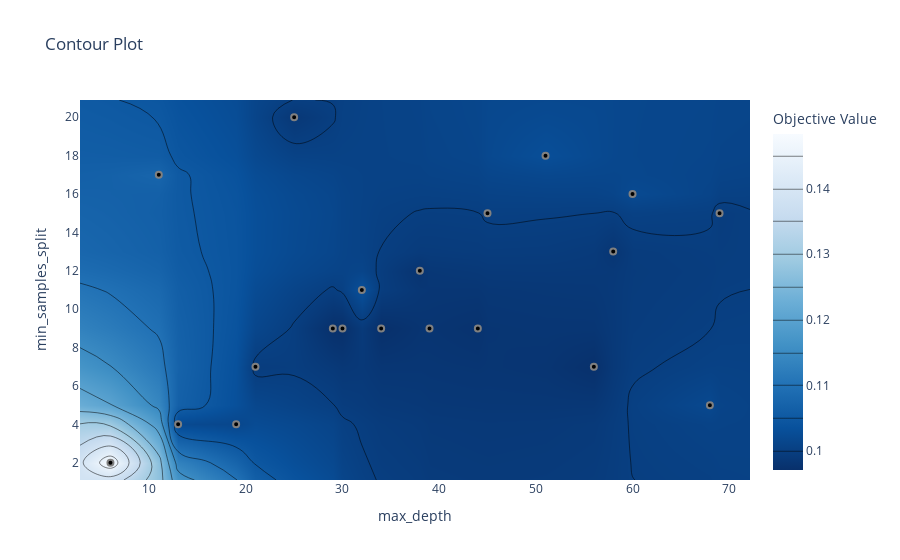

Here is the notebook cell this chart was saved with:
### Code cell
# Plot contour plot
fig_contour = vis.plot_contour(study, params=["min_samples_split", "max_depth"])
fig_contour

### Figure 1 — Plotly figure (JSON) as saved in the notebook; plotly's stock layout.template omitted (floating-point values rounded to 4 significant figures; data arrays with more than 128 entries replaced by an {"elided": "..."} marker saying what was removed)
{"data": [{"colorbar": {"title": {"text": "Objective Value"}}, "colorscale": [[0, "rgb(247,251,255)"], [0.125, "rgb(222,235,247)"], [0.25, "rgb(198,219,239)"], [0.375, "rgb(158,202,225)"], [0.5, "rgb(107,174,214)"], [0.625, "rgb(66,146,198)"], [0.75, "rgb(33,113,181)"], [0.875, "rgb(8,81,156)"], [1, "rgb(8,48,107)"]], "connectgaps": true, "contours": {"coloring": "heatmap"}, "hoverinfo": "none", "line": {"smoothing": 1.3}, "reversescale": true, "type": "contour", "x": [2.85, 6, 11, 13, 19, 21, 25, 29, 30, 32, 34, 38, 39, 44, 45, 51, 56, 58, 60, 68, 69, 72.15], "y": [1.1, 2, 4, 5, 7, 9, 11, 12, 13, 15, 16, 17, 18, 20, 20.9], "z": {"elided": "15x22 float values"}}, {"marker": {"color": "black", "line": {"color": "Gray", "width": 2}}, "mode": "markers", "name": "Feasible Trial", "showlegend": false, "type": "scatter", "x": [58, 19, 45, 68, 13, 56, 51, 69, 60, 11, 34, 29, 30, 32, 39, 25, 38, 21, 44, 6], "y": [13, 4, 15, 5, 4, 7, 18, 15, 16, 17, 9, 9, 9, 11, 9, 20, 12, 7, 9, 2]}, {"marker": {"color": "#cccccc", "line": {"color": "Gray", "width": 2}}, "mode": "markers", "name": "Infeasible Trial", "showlegend": false, "type": "scatter", "x": [], "y": []}], "layout": {"title": {"text": "Contour Plot"}, "xaxis": {"range": [2.85, 72.15], "title": {"text": "max_depth"}}, "yaxis": {"range": [1.1, 20.9], "title": {"text": "min_samples_split"}}}}
